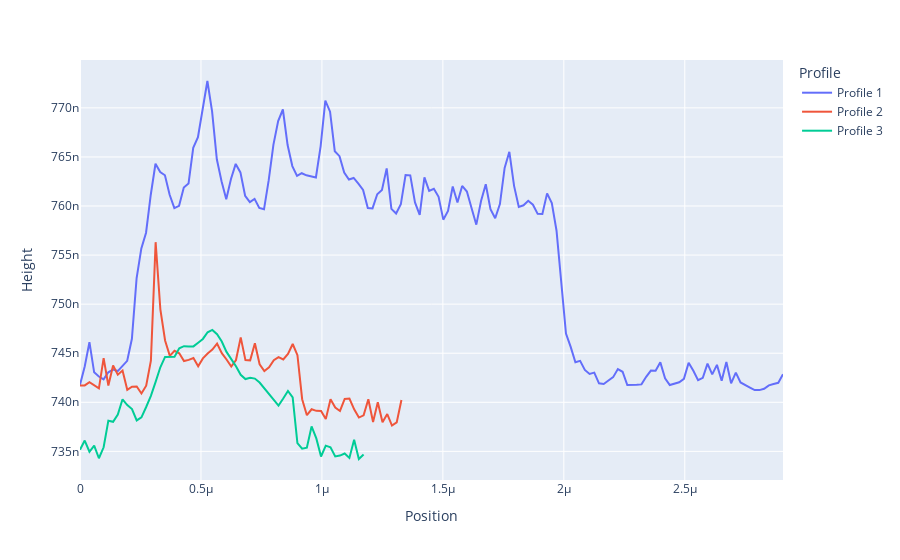

The code cell stored with this chart in its notebook:
### Code cell
mtj_4 = afm.import_data(r"C:\Users\poeda\OneDrive\Documents\Luo Group\AFM Images\CrsBr MTJ Project\CrSBr MTJ #4.005 heights.csv")
fig6, df6 = afm.plotly_graph(mtj_4)
fig6.show()

mtj_4_avg = afm.threshold_averaging(mtj_4, 1e-9)
mtj_4_avg_fig, mtj_4_avg_df = afm.plotly_graph(mtj_4_avg)
mtj_4_avg_fig.show()

### Figure 1 — Plotly figure (JSON) as saved in the notebook; plotly's stock layout.template omitted (floating-point values rounded to 4 significant figures; data arrays with more than 128 entries replaced by an {"elided": "..."} marker saying what was removed)
{"data": [{"hovertemplate": "Profile=Profile 1<br>Position=%{x}<br>Height=%{y}<extra></extra>", "legendgroup": "Profile 1", "line": {"color": "#636efa", "dash": "solid"}, "marker": {"symbol": "circle"}, "mode": "lines", "name": "Profile 1", "orientation": "v", "showlegend": true, "type": "scatter", "x": {"elided": "150 float values"}, "xaxis": "x", "y": {"elided": "150 float values"}, "yaxis": "y"}, {"hovertemplate": "Profile=Profile 2<br>Position=%{x}<br>Height=%{y}<extra></extra>", "legendgroup": "Profile 2", "line": {"color": "#EF553B", "dash": "solid"}, "marker": {"symbol": "circle"}, "mode": "lines", "name": "Profile 2", "orientation": "v", "showlegend": true, "type": "scatter", "x": {"elided": "150 float values"}, "xaxis": "x", "y": {"elided": "150 float values"}, "yaxis": "y"}, {"hovertemplate": "Profile=Profile 3<br>Position=%{x}<br>Height=%{y}<extra></extra>", "legendgroup": "Profile 3", "line": {"color": "#00cc96", "dash": "solid"}, "marker": {"symbol": "circle"}, "mode": "lines", "name": "Profile 3", "orientation": "v", "showlegend": true, "type": "scatter", "x": {"elided": "150 float values"}, "xaxis": "x", "y": {"elided": "150 float values"}, "yaxis": "y"}], "layout": {"legend": {"title": {"text": "Profile"}, "tracegroupgap": 0}, "margin": {"t": 60}, "xaxis": {"anchor": "y", "domain": [0, 1], "title": {"text": "Position"}}, "yaxis": {"anchor": "x", "domain": [0, 1], "title": {"text": "Height"}}}}
